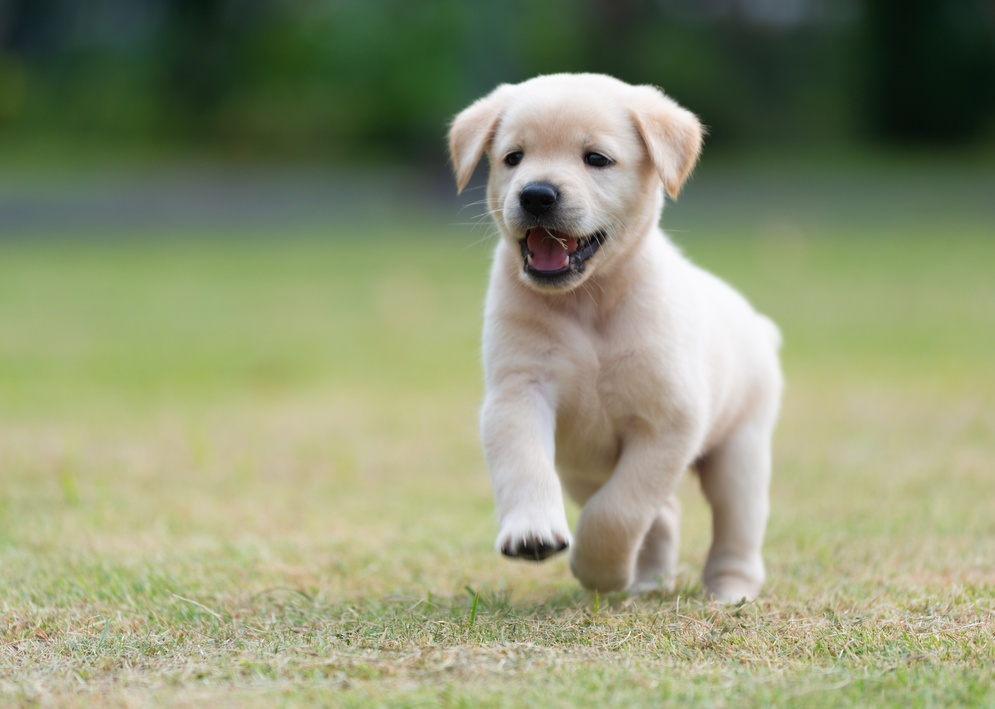
#> input picture cwiczenia_01_04_2025_basic_arithmetic/puppy.jpg, 995 x 709 px, shrunk from 2050 x 1462 before the run
$ python zadanie3.py
#> lines starting #> are read from the running program, lines starting #| are printed output that depends on the picture
import cv2
import numpy as np

image = cv2.imread('puppy.jpg')
#> image is the input picture: shape (709, 995, 3); mean B, G, R 115.7, 148.8, 142.3

numpy_darkened = image - 80
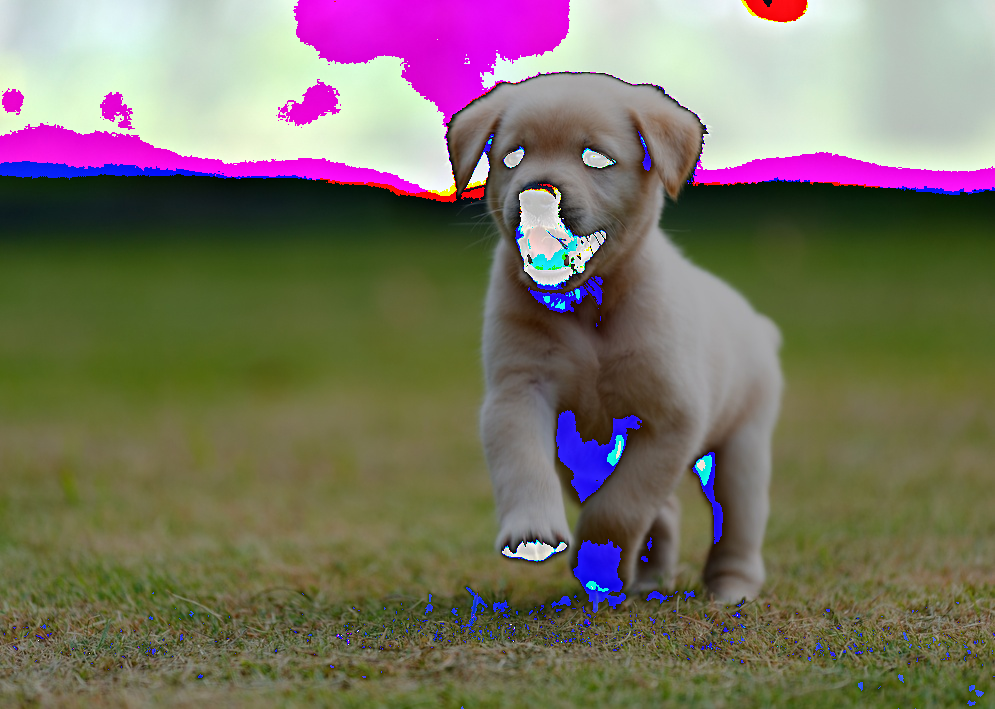
#> numpy_darkened: shape (709, 995, 3); mean B, G, R 98.7, 113.8, 120.9
opencv_darkened = cv2.subtract(image, np.ones(image.shape, dtype=np.uint8) * 80)
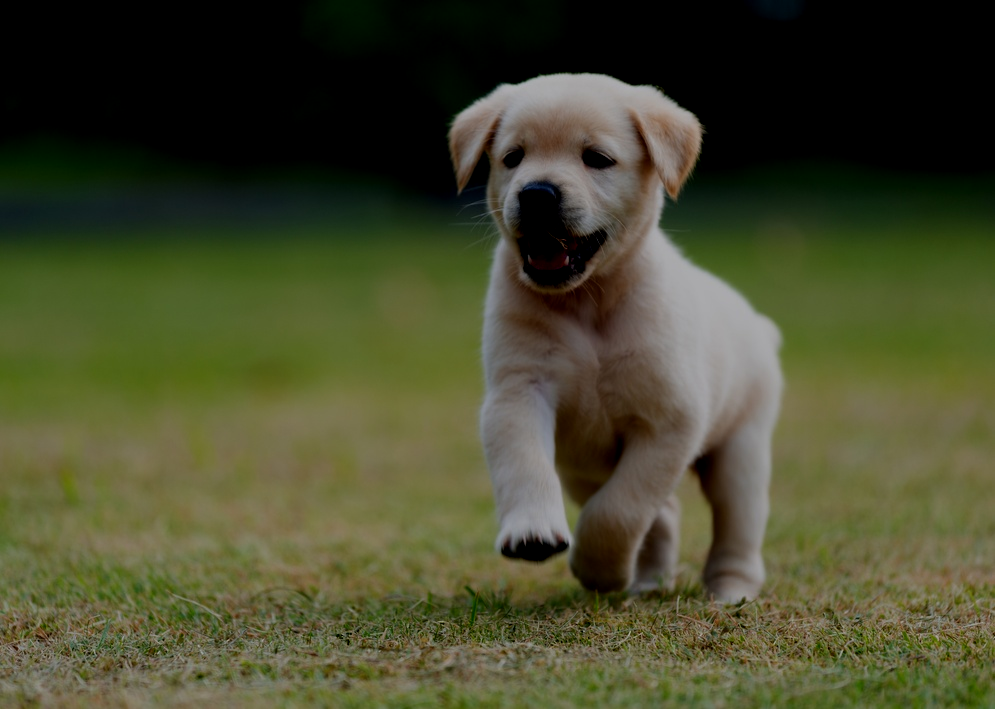
#> opencv_darkened: shape (709, 995, 3); mean B, G, R 45.2, 73.2, 71

cv2.imshow('Darkened image by opencv', opencv_darkened)
cv2.imshow('Darkened image by numpy', numpy_darkened)

cv2.waitKey(0)
cv2.destroyAllWindows()
